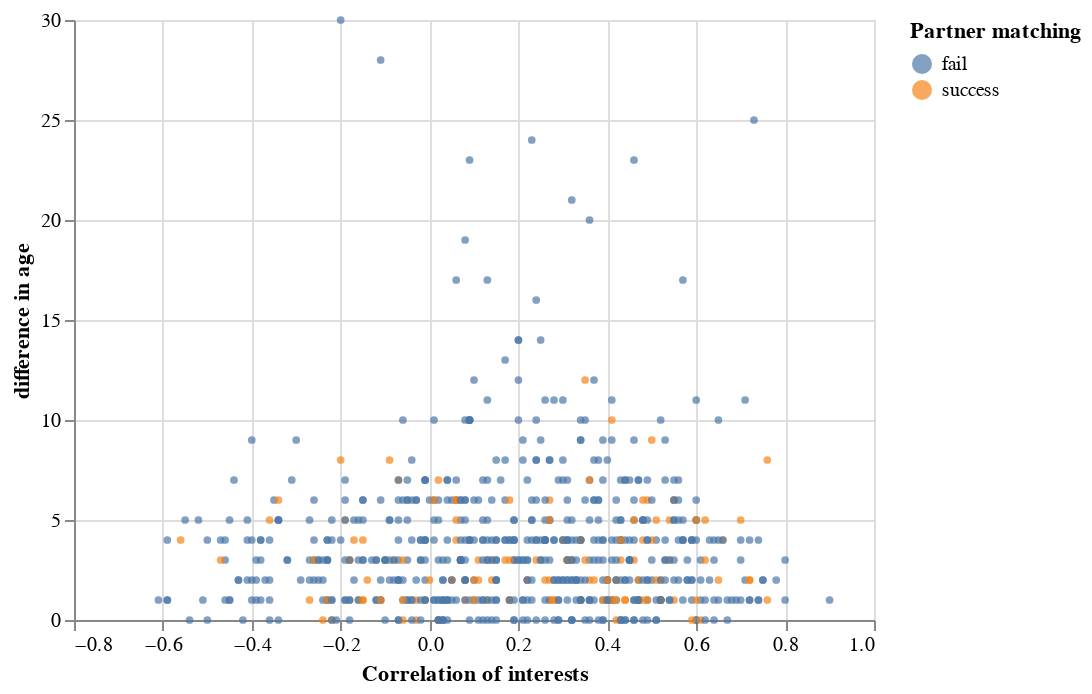

This figure's notebook cell:
### Code cell
speeddating_plot = (
    alt.Chart(speeddating_training)
    .mark_circle(size=15)
    .encode(
        x=alt.X("interests_correlate", title="Correlation of interests"),
        y=alt.Y("d_age", title="difference in age", scale=alt.Scale()),
        color=alt.Color("match", title="Partner matching"),
    )
)
speeddating_plot
#hard to interpret... cannot interpret,, correlation of interests and difference in age by matching, we cannot distingusih classes

### Figure 1 — Vega-Lite specification as saved in the notebook (floating-point values rounded to 4 significant figures; data arrays with more than 128 entries replaced by an {"elided": "..."} marker saying what was removed)
{"config": {"view": {"continuousWidth": 400, "continuousHeight": 300}}, "data": {"name": "data-0c220c2f2ae3b5713a2391093957d043"}, "mark": {"type": "circle", "size": 15}, "encoding": {"color": {"field": "match", "title": "Partner matching", "type": "nominal"}, "x": {"field": "interests_correlate", "title": "Correlation of interests", "type": "quantitative"}, "y": {"field": "d_age", "scale": {}, "title": "difference in age", "type": "quantitative"}}, "$schema": "https://vega.github.io/schema/vega-lite/v4.17.0.json", "datasets": {"data-0c220c2f2ae3b5713a2391093957d043": {"elided": "750 records"}}}
